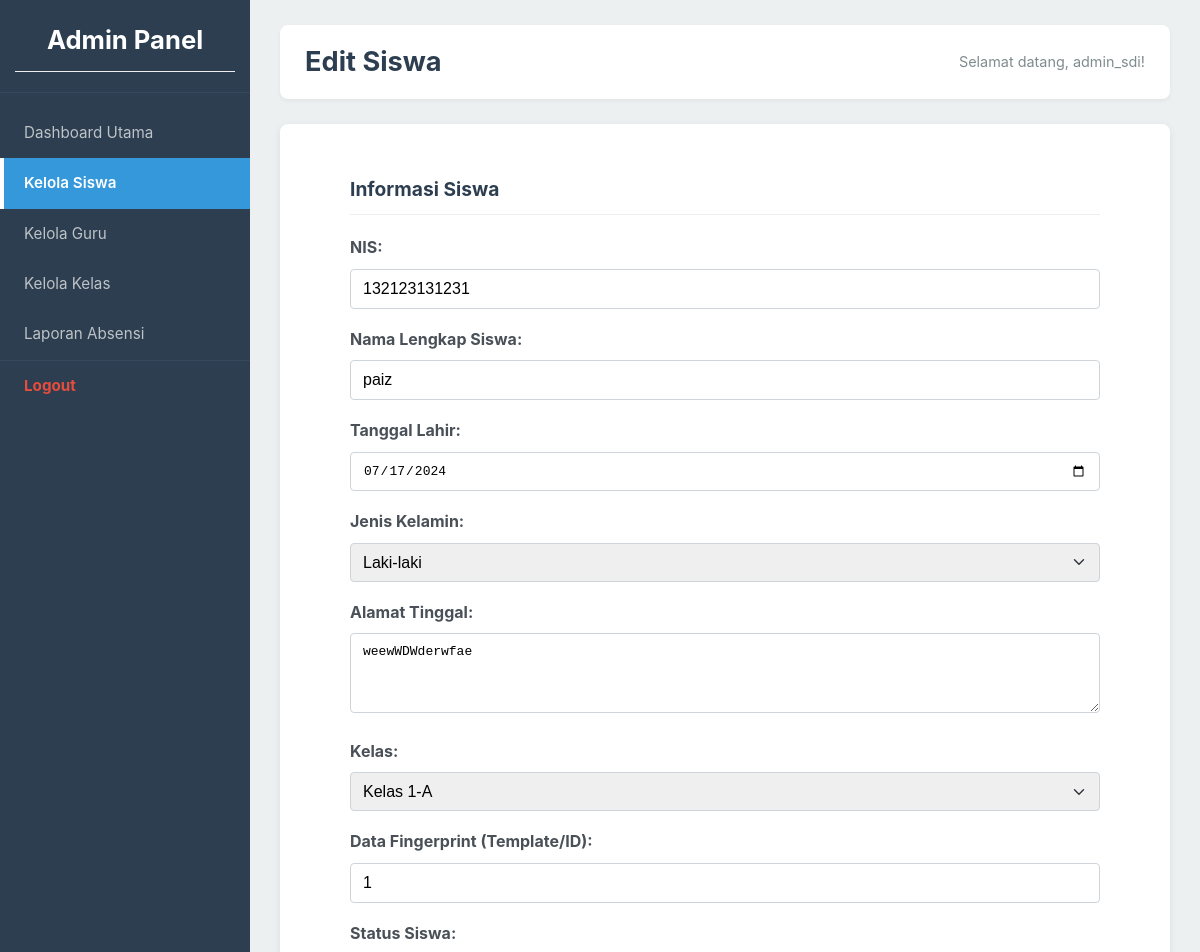
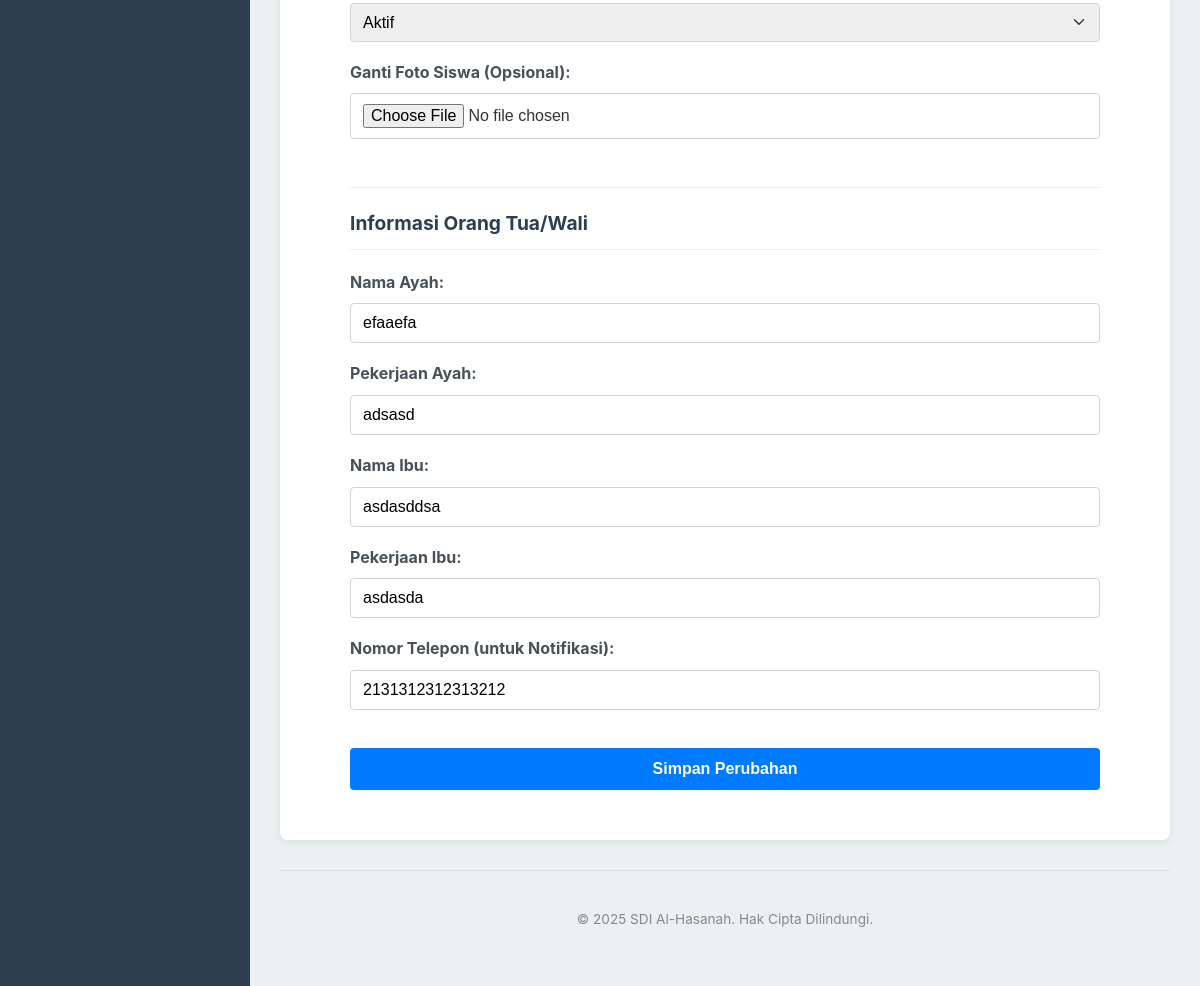
Page /public/admin/index.php?page=edit_siswa&id=2 (signed in) on the committed database (2 pictures, top to bottom).
### tables this page shows
CREATE TABLE `siswa` (
  `siswa_id` int(11) NOT NULL,
  `nis` varchar(30) NOT NULL,
  `nama_lengkap` varchar(100) NOT NULL,
  `tanggal_lahir` date DEFAULT NULL,
  `jenis_kelamin` enum('Laki-laki','Perempuan') DEFAULT NULL,
  `alamat` text DEFAULT NULL,
  `nama_ayah` varchar(100) DEFAULT NULL,
  `pekerjaan_ayah` varchar(100) DEFAULT NULL,
  `nama_ibu` varchar(100) DEFAULT NULL,
  `pekerjaan_ibu` varchar(100) DEFAULT NULL,
  `telepon_ortu` varchar(20) DEFAULT NULL,
  `kelas_id` int(11) DEFAULT NULL,
  `fingerprint_template_1` text DEFAULT NULL,
  `fingerprint_template_2` text DEFAULT NULL,
  `status_aktif` tinyint(1) DEFAULT 1,
  `foto_siswa` varchar(255) DEFAULT NULL,
  `created_at` timestamp NOT NULL DEFAULT current_timestamp(),
  `updated_at` timestamp NOT NULL DEFAULT current_timestamp() ON UPDATE current_timestamp()
);

CREATE TABLE `kelas` (
  `kelas_id` int(11) NOT NULL,
  `nama_kelas` varchar(50) NOT NULL,
  `tingkat` varchar(10) DEFAULT NULL,
  `tahun_ajaran` varchar(10) DEFAULT NULL,
  `semester` enum('Ganjil','Genap') DEFAULT NULL,
  `wali_kelas_id` int(11) DEFAULT NULL,
  `created_at` timestamp NOT NULL DEFAULT current_timestamp(),
  `updated_at` timestamp NOT NULL DEFAULT current_timestamp() ON UPDATE current_timestamp()
);

### public/admin/pages/edit_siswa_content.php (the view, shortened to what this page needs)
<?php
global $conn;
$siswa = [];
if (isset($_GET['id']) && is_numeric($_GET['id'])) {
    $siswa_id_to_edit = (int)$_GET['id'];
    $stmt_siswa_data = $conn->prepare("SELECT * FROM Siswa WHERE siswa_id = ?");
    if ($stmt_siswa_data) {
        $stmt_siswa_data->bind_param("i", $siswa_id_to_edit);
        $stmt_siswa_data->execute();
        $result_siswa_data = $stmt_siswa_data->get_result();
        if ($result_siswa_data->num_rows === 1) {
            $siswa = $result_siswa_data->fetch_assoc();
        } else {
            $_SESSION['message'] = "<div class='info-message error'>Data siswa tidak ditemukan.</div>";
            echo "<script>window.location.href='index.php?page=kelola_siswa';</script>";
            exit();
        }
    } else {
        echo "<div class='info-message error'>Gagal mempersiapkan query: " . htmlspecialchars($conn->error) . "</div>";
        return;
    }
} else {
    echo "<div class='info-message error'>ID Siswa tidak valid.</div>";
    return;
}
$kelas_list = [];
$result_kelas = $conn->query("SELECT kelas_id, nama_kelas FROM Kelas ORDER BY nama_kelas ASC");
if ($result_kelas && $result_kelas->num_rows > 0) {
    while ($row = $result_kelas->fetch_assoc()) {
        $kelas_list[] = $row;
    }
}
?>
<div class="form-container">
    <form action="proses_edit_siswa.php" method="POST" enctype="multipart/form-data">
        <h3>Informasi Siswa</h3>
        <div>
            <label for="nis">NIS:</label>
            <input type="text" id="nis" name="nis" value="<?php echo htmlspecialchars($siswa['nis'] ?? ''); ?>" required>
        </div>
        <div>
            <label for="nama_lengkap">Nama Lengkap Siswa:</label>
            <input type="text" id="nama_lengkap" name="nama_lengkap" value="<?php echo htmlspecialchars($siswa['nama_lengkap'] ?? ''); ?>" required>
        </div>
        <div>
            <label for="tanggal_lahir">Tanggal Lahir:</label>
            <input type="date" id="tanggal_lahir" name="tanggal_lahir" value="<?php echo htmlspecialchars($siswa['tanggal_lahir'] ?? ''); ?>">
        </div>
        <div>
            <label for="jenis_kelamin">Jenis Kelamin:</label>
            <select id="jenis_kelamin" name="jenis_kelamin">
                <option value="Laki-laki" <?php echo (($siswa['jenis_kelamin'] ?? '') == 'Laki-laki') ? 'selected' : ''; ?>>Laki-laki</option>
            </select>
        </div>
        <div>
            <label for="alamat">Alamat Tinggal:</label>
            <textarea id="alamat" name="alamat"><?php echo htmlspecialchars($siswa['alamat'] ?? ''); ?></textarea>
        </div>
        <div>
            <label for="kelas_id">Kelas:</label>
            <select id="kelas_id" name="kelas_id" required>
                <?php foreach ($kelas_list as $kelas): ?>
                    <option value="<?php echo $kelas['kelas_id']; ?>" <?php echo (($siswa['kelas_id'] ?? '') == $kelas['kelas_id']) ? 'selected' : ''; ?>>
                        <?php echo htmlspecialchars($kelas['nama_kelas']); ?>
                    </option>
                <?php endforeach; ?>
            </select>
        </div>
        <div>
            <label for="fingerprint_template_1">Data Fingerprint (Template/ID):</label>
            <input type="text" id="fingerprint_template_1" name="fingerprint_template_1" value="<?php echo htmlspecialchars($siswa['fingerprint_template_1'] ?? ''); ?>" placeholder="Input ID/Template dari alat scan">
        </div>
         <div>
            <label for="status_aktif">Status Siswa:</label>
            <select id="status_aktif" name="status_aktif" required>
                <option value="1" <?php echo (($siswa['status_aktif'] ?? 1) == 1) ? 'selected' : ''; ?>>Aktif</option>
            </select>
        </div>
        <div>
            <label for="foto_siswa">Ganti Foto Siswa (Opsional):</label>
            <input type="file" id="foto_siswa" name="foto_siswa" accept="image/*">
        </div>
        <h3 style="margin-top: 30px; border-top: 1px solid #eee; padding-top:20px;">Informasi Orang Tua/Wali</h3>
        <div>
            <label for="nama_ayah">Nama Ayah:</label>
            <input type="text" id="nama_ayah" name="nama_ayah" value="<?php echo htmlspecialchars($siswa['nama_ayah'] ?? ''); ?>">
        </div>
        <div>
            <label for="pekerjaan_ayah">Pekerjaan Ayah:</label>
            <input type="text" id="pekerjaan_ayah" name="pekerjaan_ayah" value="<?php echo htmlspecialchars($siswa['pekerjaan_ayah'] ?? ''); ?>">
        </div>
        <div>
            <label for="nama_ibu">Nama Ibu:</label>
            <input type="text" id="nama_ibu" name="nama_ibu" value="<?php echo htmlspecialchars($siswa['nama_ibu'] ?? ''); ?>">
        </div>
        <div>
            <label for="pekerjaan_ibu">Pekerjaan Ibu:</label>
            <input type="text" id="pekerjaan_ibu" name="pekerjaan_ibu" value="<?php echo htmlspecialchars($siswa['pekerjaan_ibu'] ?? ''); ?>">
        </div>
        <div>
            <label for="telepon_ortu">Nomor Telepon (untuk Notifikasi):</label>
            <input type="text" id="telepon_ortu" name="telepon_ortu" value="<?php echo htmlspecialchars($siswa['telepon_ortu'] ?? ''); ?>">
        </div>
        <div style="margin-top: 20px;">
            <button type="submit" name="submit_edit_siswa">Simpan Perubahan</button>
        </div>
    </form>
</div>

### public/css/style.css (style rules this page uses)
html, body { height: 100%; margin: 0; padding: 0; font-family: -apple-system, BlinkMacSystemFont, "Segoe UI", Roboto, "Helvetica Neue", Arial, sans-serif; background-color: #f4f7f6; color: #333; line-height: 1.6; }
.login-container, .form-container { background-color: #fff; padding: 25px 30px; border-radius: 8px; box-shadow: 0 4px 12px rgba(0, 0, 0, 0.1); width: 100%; max-width: 400px; margin: 20px; }
.content-area .form-container { max-width: 750px; margin: 0 auto; box-shadow: none; }
h1, h2, h3, h4 { color: #2c3e50; margin-top: 0; margin-bottom: 20px; }
h3 { font-size: 1.2em; border-bottom: 1px solid #eee; padding-bottom: 10px; }
label { display: block; margin-bottom: 8px; font-weight: bold; color: #495057; }
input[type="text"], input[type="password"], input[type="date"], input[type="email"], input[type="file"], select, textarea { width: 100%; padding: 10px 12px; margin-bottom: 18px; border: 1px solid #ced4da; border-radius: 4px; box-sizing: border-box; font-size: 1em; transition: border-color 0.2s ease, box-shadow 0.2s ease; }
select { appearance: none; background-repeat: no-repeat; background-position: right 0.75rem center; background-size: 16px 12px; }
textarea { min-height: 80px; resize: vertical; }
button, input[type="submit"] { width: 100%; padding: 12px 15px; background-color: #007bff; color: white; border: none; border-radius: 4px; cursor: pointer; font-size: 1em; font-weight: bold; transition: background-color 0.3s ease; }

### rows in the picture
siswa: nis "132123131231", nama_lengkap "paiz", tanggal_lahir "07/17/2024", jenis_kelamin "Laki-laki", alamat "weewWDWderwfae", kelas_id "Kelas 1-A", fingerprint_template_1 "1", status_aktif "Aktif", nama_ayah "efaaefa", pekerjaan_ayah "adsasd", nama_ibu "asdasddsa", pekerjaan_ibu "asdasda", telepon_ortu "2131312312313212"

### other values in the picture
$page_title "Edit Siswa"
$admin_username "admin_sdi"
